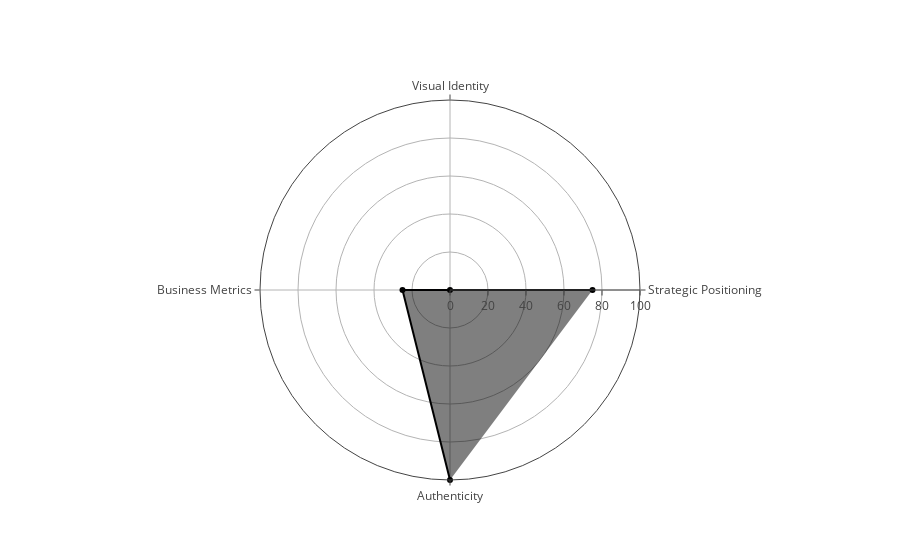

Notebook code for this chart:
### Markdown cell above
## 🚀 COLLIDE AI Demonstration

Let's run a demonstration of the COLLIDE AI advisor tool with a sample creative entrepreneur in the fashion industry.

### Code cell
# Run COLLIDE AI Demonstration
demo_results = run_collide_demo()

### Figure 1 — Plotly figure (JSON) as saved in the notebook; plotly's stock layout.template omitted (floating-point values rounded to 4 significant figures)
{"data": [{"fill": "toself", "name": "Current", "r": [75, 0, 25, 100], "theta": ["Strategic Positioning", "Visual Identity", "Business Metrics", "Authenticity"], "type": "scatterpolar"}], "layout": {"polar": {"radialaxis": {"range": [0, 100], "visible": true}}, "showlegend": false}}
